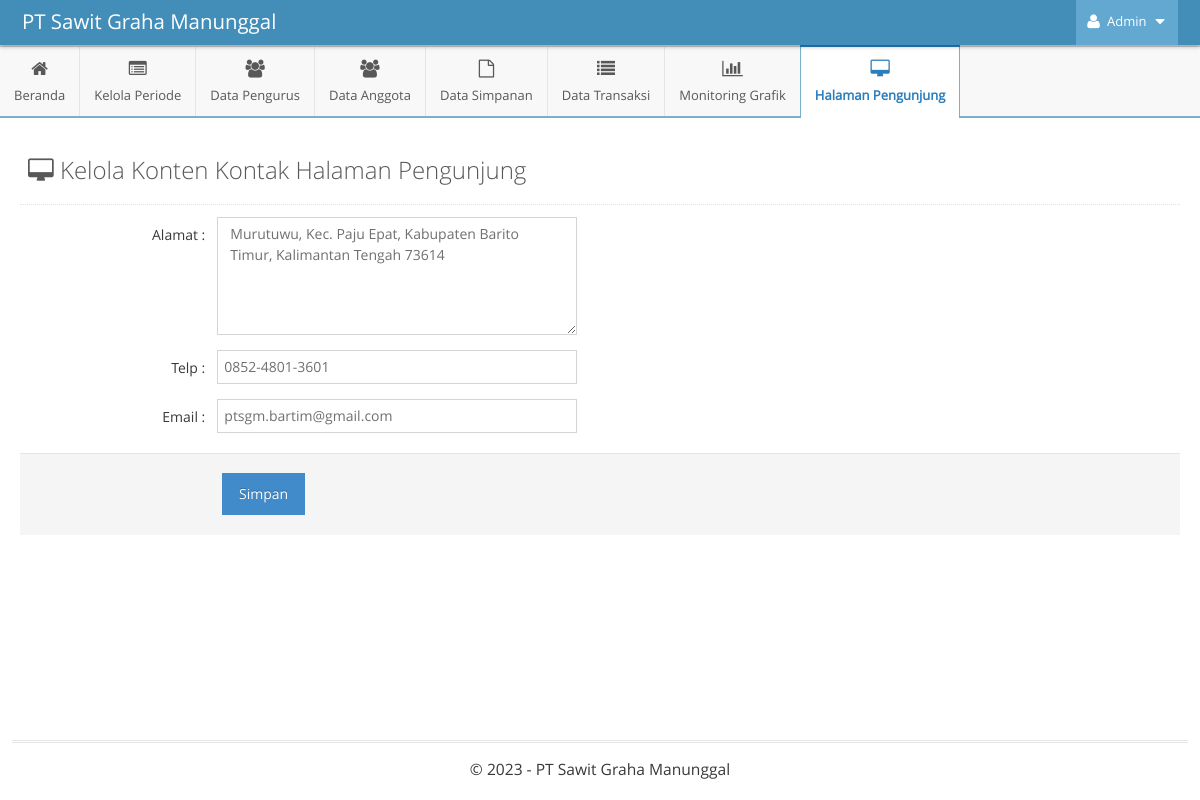
/indexAdmin.php?p=kontak (signed in), run on an earlier commit of the app's database.
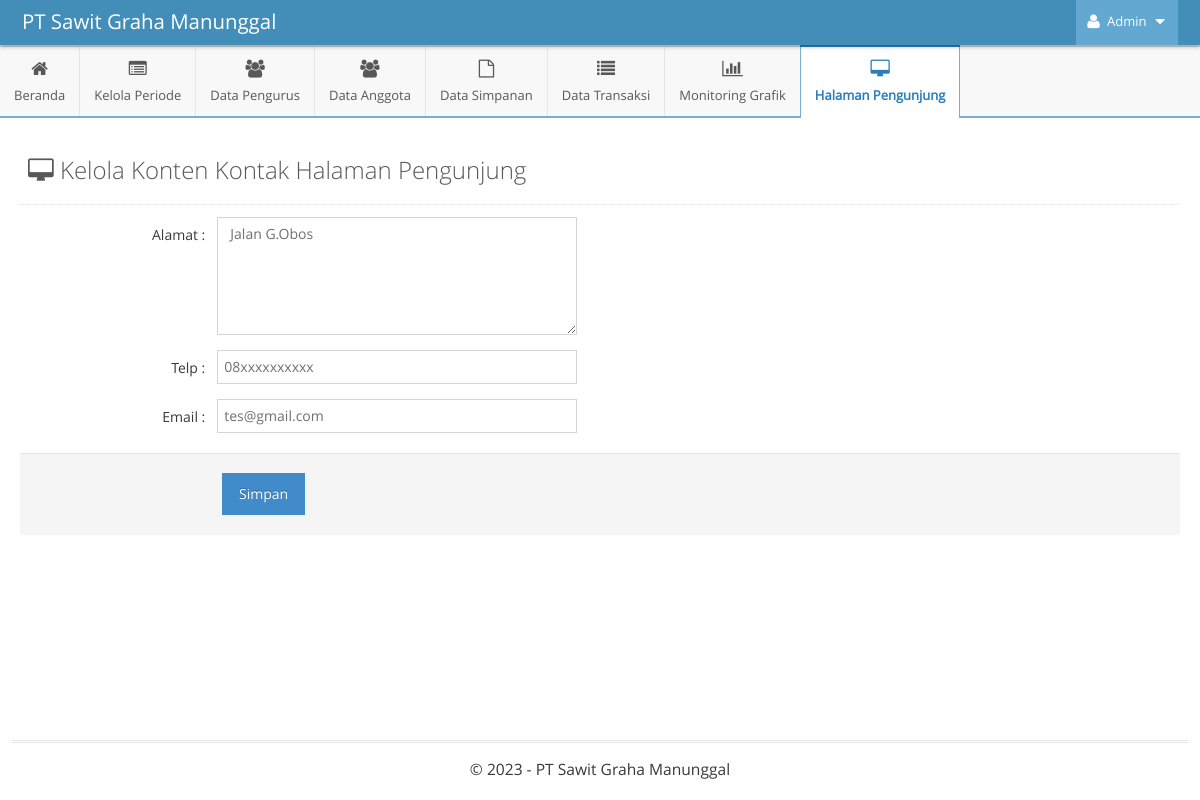
And on a later commit of the database.
### tables this page shows
CREATE TABLE `kontak` (
  `id` int(11) NOT NULL AUTO_INCREMENT,
  `alamat` text NOT NULL,
  `telp` varchar(255) NOT NULL,
  `email` varchar(255) NOT NULL,
  PRIMARY KEY (`id`)
);

### functions/functions-admin.php (called while the page is built, shortened)
<?php
$host = 'localhost';
$username = 'root';
$password = '';
$dbname = 'skripsi-pirda';
$conn = mysqli_connect($host, $username, $password, $dbname);
function tampilData($query)
{
    global $conn;
    $result = mysqli_query($conn, $query);
    $rows = [];
    while ($row = mysqli_fetch_assoc($result)) {
        $rows[] = $row;
    }
    return $rows;
}

### pages-admin/kontak.php (the view, shortened to what this page needs)
<?php
$query_tampil = "SELECT * FROM kontak";
$kontak = tampilData($query_tampil);
?>
<div class="page-content">
    <div class="page-header">
        <h1 style="color:#585858">
            <i class="ace-icon fa fa-desktop"></i> Kelola Konten Kontak Halaman Pengunjung
        </h1>
    </div>
    <div class="row">
        <div class="col-xs-12">
            <div class="row">
                <div class="col-xs-12">
                    <?php foreach ($kontak as $row) : ?>
                        <form class="form-horizontal" role="form" action="" method="POST" enctype="multipart/form-data">
                            <div class="form-group">
                                <label class="col-sm-2 control-label no-padding-right">Alamat : </label>
                                <div class="col-sm-9">
                                    <textarea name="alamat" id="alamat" cols="10" rows="5" class="col-xs-12 col-sm-5" required><?= $row['alamat']; ?></textarea>
                                </div>
                            </div>
                            <div class="form-group">
                                <label class="col-sm-2 control-label no-padding-right">Telp : </label>
                                <div class="col-sm-9">
                                    <input type="text" class="col-xs-12 col-sm-5" name="telp" maxlength="3" value="<?= $row['telp']; ?>" autocomplete="off" onKeyPress="return goodchars(event,'0123456789',this)" required />
                                </div>
                            </div>
                            <div class="form-group">
                                <label class="col-sm-2 control-label no-padding-right">Email :</label>
                                <div class="col-sm-9">
                                    <input type="text" class="col-xs-12 col-sm-5" name="email" autocomplete="off" value="<?= $row['email']; ?>" required />
                                </div>
                            </div>
                            <div class="clearfix form-actions">
                                <div class="col-md-offset-2 col-md-10">
                                <button type="submit" class="btn btn-primary" name="btn-simpan" value="<?= $row['id'] ?>">Simpan</button>
                                </div>
                            </div>
                        </form>
                    <?php endforeach; ?>
                </div>
            </div>
        </div>
    </div>
</div>

What changed in the data, as far as the page shows it:
changed kontak: alamat "Murutuwu, Kec. Paju Epat, Kabupaten Barito Timur, Kalimantan Tengah 73614" → "Jalan G.Obos"; telp "0852-4801-3601" → "08xxxxxxxxxx"; email "ptsgm.bartim@gmail.com" → "tes@gmail.com"
